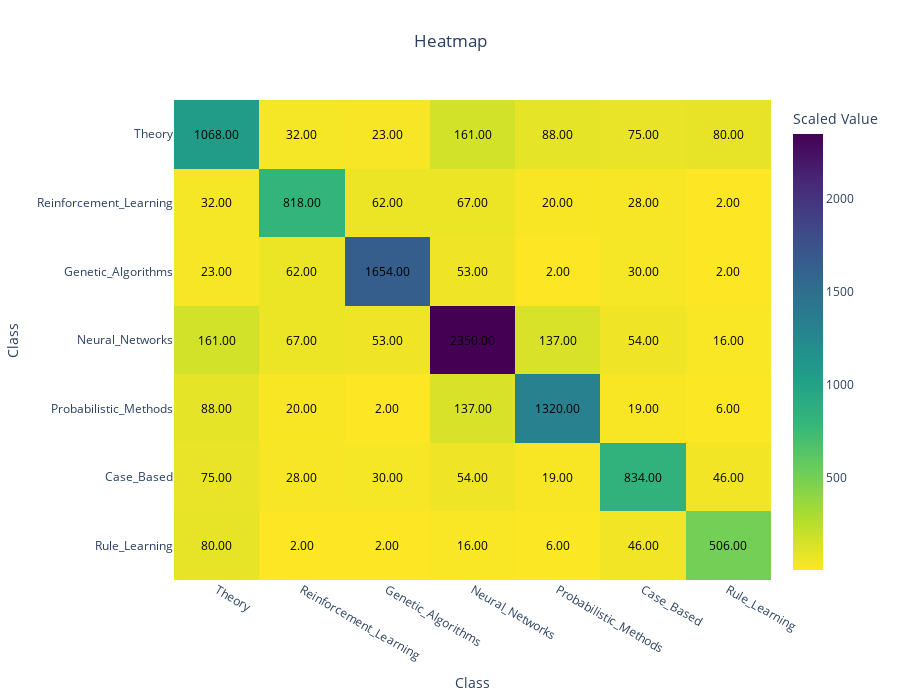

The cell this chart's notebook holds for it:
### Code cell
labels = data.y.numpy()
connected_labels_set = list(map(lambda x: labels[x], data.edge_index.numpy()))
connected_labels_set = np.array(connected_labels_set)

def add_missing_keys(counter, classes):
    for x in classes:
        if x not in counter.keys():
            counter[x] = 0
    return counter
label_connection_counts = []


for i in range(7):
    connected_labels = connected_labels_set[:, np.where(connected_labels_set[0] == i)[0]]
    counter = Counter(connected_labels[1])
    counter = dict(counter)
    counter = add_missing_keys(counter, range(7))
    items = sorted(counter.items())
    items = [x[1] for x in items]
    label_connection_counts.append(items)


label_connection_counts = np.array(label_connection_counts)

plot_heatplot(counts=label_connection_counts, label_dict=label_dict, title='Heatmap')

### Figure 1 — Plotly figure (JSON) as saved in the notebook; plotly's stock layout.template omitted (floating-point values rounded to 4 significant figures)
{"data": [{"colorbar": {"title": {"text": "Scaled Value"}}, "colorscale": [[0, "#fde725"], [0.1111, "#b5de2b"], [0.2222, "#6ece58"], [0.3333, "#35b779"], [0.4444, "#1f9e89"], [0.5556, "#26828e"], [0.6667, "#31688e"], [0.7778, "#3e4989"], [0.8889, "#482878"], [1, "#440154"]], "type": "heatmap", "z": [[1068, 32, 23, 161, 88, 75, 80], [32, 818, 62, 67, 20, 28, 2], [23, 62, 1654, 53, 2, 30, 2], [161, 67, 53, 2350, 137, 54, 16], [88, 20, 2, 137, 1320, 19, 6], [75, 28, 30, 54, 19, 834, 46], [80, 2, 2, 16, 6, 46, 506]]}], "layout": {"annotations": [{"font": {"color": "black", "size": 12}, "showarrow": false, "text": "1068.00", "x": 0, "y": 0}, {"font": {"color": "black", "size": 12}, "showarrow": false, "text": "32.00", "x": 1, "y": 0}, {"font": {"color": "black", "size": 12}, "showarrow": false, "text": "23.00", "x": 2, "y": 0}, {"font": {"color": "black", "size": 12}, "showarrow": false, "text": "161.00", "x": 3, "y": 0}, {"font": {"color": "black", "size": 12}, "showarrow": false, "text": "88.00", "x": 4, "y": 0}, {"font": {"color": "black", "size": 12}, "showarrow": false, "text": "75.00", "x": 5, "y": 0}, {"font": {"color": "black", "size": 12}, "showarrow": false, "text": "80.00", "x": 6, "y": 0}, {"font": {"color": "black", "size": 12}, "showarrow": false, "text": "32.00", "x": 0, "y": 1}, {"font": {"color": "black", "size": 12}, "showarrow": false, "text": "818.00", "x": 1, "y": 1}, {"font": {"color": "black", "size": 12}, "showarrow": false, "text": "62.00", "x": 2, "y": 1}, {"font": {"color": "black", "size": 12}, "showarrow": false, "text": "67.00", "x": 3, "y": 1}, {"font": {"color": "black", "size": 12}, "showarrow": false, "text": "20.00", "x": 4, "y": 1}, {"font": {"color": "black", "size": 12}, "showarrow": false, "text": "28.00", "x": 5, "y": 1}, {"font": {"color": "black", "size": 12}, "showarrow": false, "text": "2.00", "x": 6, "y": 1}, {"font": {"color": "black", "size": 12}, "showarrow": false, "text": "23.00", "x": 0, "y": 2}, {"font": {"color": "black", "size": 12}, "showarrow": false, "text": "62.00", "x": 1, "y": 2}, {"font": {"color": "black", "size": 12}, "showarrow": false, "text": "1654.00", "x": 2, "y": 2}, {"font": {"color": "black", "size": 12}, "showarrow": false, "text": "53.00", "x": 3, "y": 2}, {"font": {"color": "black", "size": 12}, "showarrow": false, "text": "2.00", "x": 4, "y": 2}, {"font": {"color": "black", "size": 12}, "showarrow": false, "text": "30.00", "x": 5, "y": 2}, {"font": {"color": "black", "size": 12}, "showarrow": false, "text": "2.00", "x": 6, "y": 2}, {"font": {"color": "black", "size": 12}, "showarrow": false, "text": "161.00", "x": 0, "y": 3}, {"font": {"color": "black", "size": 12}, "showarrow": false, "text": "67.00", "x": 1, "y": 3}, {"font": {"color": "black", "size": 12}, "showarrow": false, "text": "53.00", "x": 2, "y": 3}, {"font": {"color": "black", "size": 12}, "showarrow": false, "text": "2350.00", "x": 3, "y": 3}, {"font": {"color": "black", "size": 12}, "showarrow": false, "text": "137.00", "x": 4, "y": 3}, {"font": {"color": "black", "size": 12}, "showarrow": false, "text": "54.00", "x": 5, "y": 3}, {"font": {"color": "black", "size": 12}, "showarrow": false, "text": "16.00", "x": 6, "y": 3}, {"font": {"color": "black", "size": 12}, "showarrow": false, "text": "88.00", "x": 0, "y": 4}, {"font": {"color": "black", "size": 12}, "showarrow": false, "text": "20.00", "x": 1, "y": 4}, {"font": {"color": "black", "size": 12}, "showarrow": false, "text": "2.00", "x": 2, "y": 4}, {"font": {"color": "black", "size": 12}, "showarrow": false, "text": "137.00", "x": 3, "y": 4}, {"font": {"color": "black", "size": 12}, "showarrow": false, "text": "1320.00", "x": 4, "y": 4}, {"font": {"color": "black", "size": 12}, "showarrow": false, "text": "19.00", "x": 5, "y": 4}, {"font": {"color": "black", "size": 12}, "showarrow": false, "text": "6.00", "x": 6, "y": 4}, {"font": {"color": "black", "size": 12}, "showarrow": false, "text": "75.00", "x": 0, "y": 5}, {"font": {"color": "black", "size": 12}, "showarrow": false, "text": "28.00", "x": 1, "y": 5}, {"font": {"color": "black", "size": 12}, "showarrow": false, "text": "30.00", "x": 2, "y": 5}, {"font": {"color": "black", "size": 12}, "showarrow": false, "text": "54.00", "x": 3, "y": 5}, {"font": {"color": "black", "size": 12}, "showarrow": false, "text": "19.00", "x": 4, "y": 5}, {"font": {"color": "black", "size": 12}, "showarrow": false, "text": "834.00", "x": 5, "y": 5}, {"font": {"color": "black", "size": 12}, "showarrow": false, "text": "46.00", "x": 6, "y": 5}, {"font": {"color": "black", "size": 12}, "showarrow": false, "text": "80.00", "x": 0, "y": 6}, {"font": {"color": "black", "size": 12}, "showarrow": false, "text": "2.00", "x": 1, "y": 6}, {"font": {"color": "black", "size": 12}, "showarrow": false, "text": "2.00", "x": 2, "y": 6}, {"font": {"color": "black", "size": 12}, "showarrow": false, "text": "16.00", "x": 3, "y": 6}, {"font": {"color": "black", "size": 12}, "showarrow": false, "text": "6.00", "x": 4, "y": 6}, {"font": {"color": "black", "size": 12}, "showarrow": false, "text": "46.00", "x": 5, "y": 6}, {"font": {"color": "black", "size": 12}, "showarrow": false, "text": "506.00", "x": 6, "y": 6}], "height": 700, "title": {"text": "Heatmap", "x": 0.5, "xanchor": "center", "y": 0.95, "yanchor": "top"}, "width": 900, "xaxis": {"tickmode": "array", "ticktext": ["Theory", "Reinforcement_Learning", "Genetic_Algorithms", "Neural_Networks", "Probabilistic_Methods", "Case_Based", "Rule_Learning"], "tickvals": [0, 1, 2, 3, 4, 5, 6], "title": {"text": "Class"}}, "yaxis": {"autorange": "reversed", "tickmode": "array", "ticktext": ["Theory", "Reinforcement_Learning", "Genetic_Algorithms", "Neural_Networks", "Probabilistic_Methods", "Case_Based", "Rule_Learning"], "tickvals": [0, 1, 2, 3, 4, 5, 6], "title": {"text": "Class"}}}}
